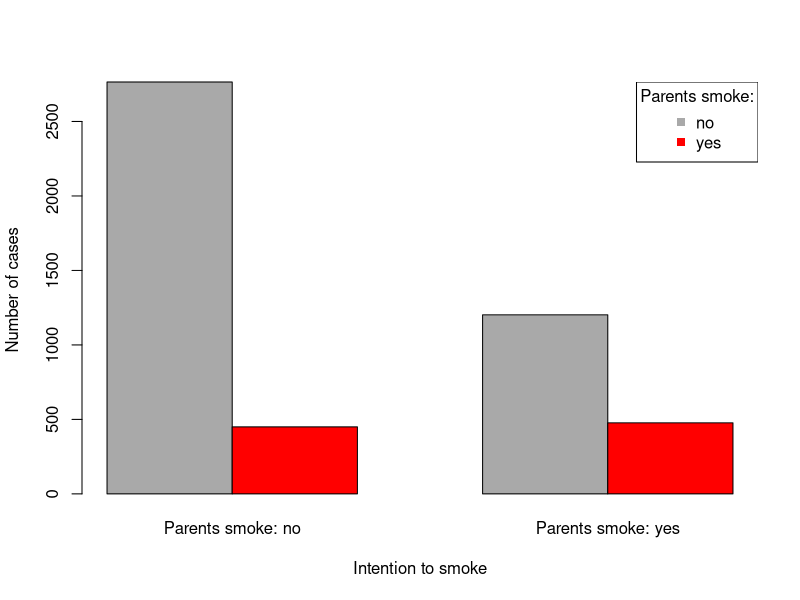
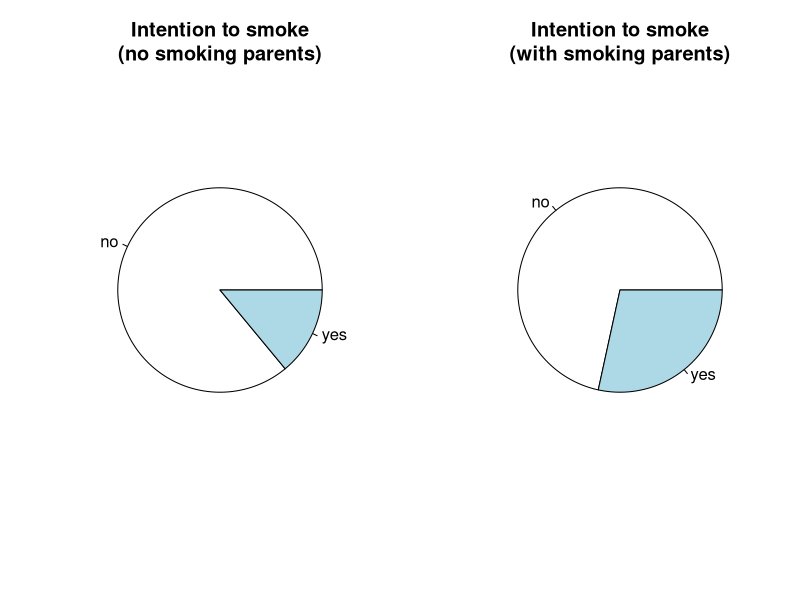

R code for these plots, in order: (Note: this script raises an error after producing the figures.)
## ---- chunk 1
library(knitr)
opts_chunk$set(echo = FALSE)


### This is how one can add a figure:
# ```{r FIGLABEL, out.width = "100%", fig.cap="CAPTION", echo=FALSE}
# plot(1:5)
# ### Or from file:
# include_graphics(path = "./FILENAME.PNG")
# ```
#
# Crossref: \@ref(fig:FIGLABEL)


### For tables use kable function:
# ```{r TABLABEL, echo=FALSE}
# kable(head(iris),
#   caption = "CAPTION")
# ```
#
# Crossref: \@ref(tab:TABLABEL)
## ---- chunk 2
### Read in data:
d0 <- read.csv('./FINLAND_12.csv')
### Extract needed columns:
d <- d0[, c("CR40", "OR15", "OR16", "CR2")]
### Preprocess variables:
### Sex:
d$sex <- factor(d$CR2, levels = 1:2, labels = c('male', 'female'))
d$CR2 <- NULL
### Smoking intention:
d$intention2smoke <- factor(d$CR40, levels = 1:4, labels = c('no', 'no', 'yes', 'yes'))
d$CR40 <- NULL
### Parents smoke:
d$father_smoke <- factor(d$OR15, levels = c(1,2,3,4), labels = c('no', 'yes', 'yes', 'no'))
d$OR15 <- NULL
d$mother_smoke <- factor(d$OR16, levels = c(1,2,3,4), labels = c('no', 'yes', 'yes', 'no'))
d$OR16 <- NULL
### Any of the two:
d$parents_smoke <- NA
inds <- d$father_smoke=='yes' | d$mother_smoke=='yes'
d$parents_smoke[inds] <- 'yes'
d$parents_smoke[!inds] <- 'no'
d$parents_smoke <- factor(d$parents_smoke)
## ---- chunk 3
### Frequency table:
tbl <- table('Intention to smoke'=d$intention2smoke, 'Parents smoke'=d$parents_smoke)
### Make names nicer:
nms <- names(dimnames(tbl))   # Get names
rownames(tbl) <- paste(nms[1], rownames(tbl), sep = ': ')
colnames(tbl) <- paste(nms[2], colnames(tbl), sep = ': ')
### Print table:
kable(tbl, caption = "Frequency table of the two investigated variables.")
## ---- chunk 4
### Run chi square test:
chi <- chisq.test(tbl)
### Create table:
### Show p-value only if not too small:
p <- ifelse(chi$p.value < 0.001, yes = '< 0.001', no = round(chi$p.value, 2))
chitbl <- data.frame('Value'=round(chi$statistic, 1), 'df'=chi$parameter, 'p-value'=p)
## ---- chunk 5
kable(chitbl, caption = "Test statistic and p-value of the Chi-squared test.")
## ---- chunk 6
### Create figures:
### Barplot:
jpeg(filename = './barplot.jpeg', width = 15, height = 10, 
     units = 'cm', pointsize = 10, res = 300)
cls <- c('darkgrey', 'red')
barplot(tbl, beside = TRUE, col=cls, xlab='Intention to smoke', ylab='Number of cases')
legend('topright', legend = levels(d$parents_smoke), title = 'Parents smoke:', col = cls, pch=15)
dev.off()
### Pie chart:
jpeg(filename = './pieplots.jpeg', width = 15, height = 10, units = 'cm', pointsize = 10, res = 300)
par(mfrow=c(1,2))
pie(table(d$intention2smoke[d$parents_smoke=='no']), main = 'Intention to smoke\n(no smoking parents)')
pie(table(d$intention2smoke[d$parents_smoke=='yes']), main = 'Intention to smoke\n(with smoking parents)')
dev.off()
## ---- chunk 7
### Barplot:
include_graphics(path = "./barplot.jpeg")
## ---- chunk 8
### Pieplots:
include_graphics(path = "./pieplots.jpeg")
